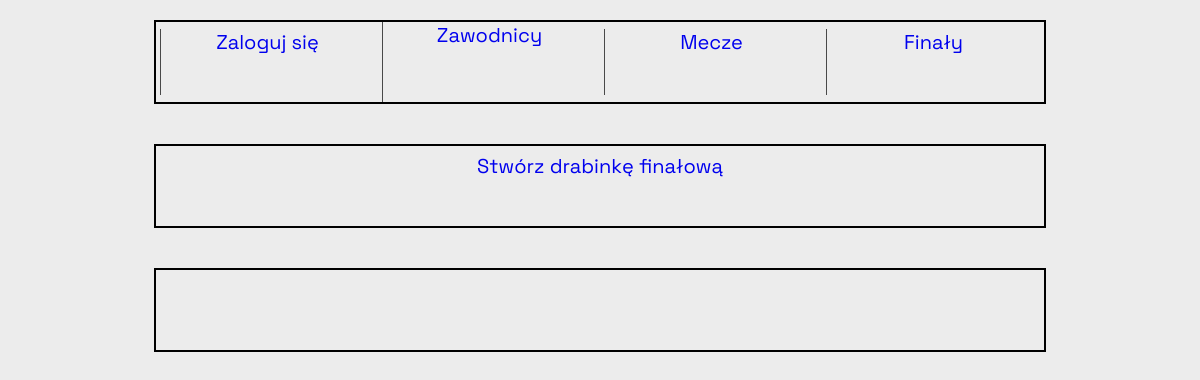
/finals/, run on an earlier commit of the app's database.
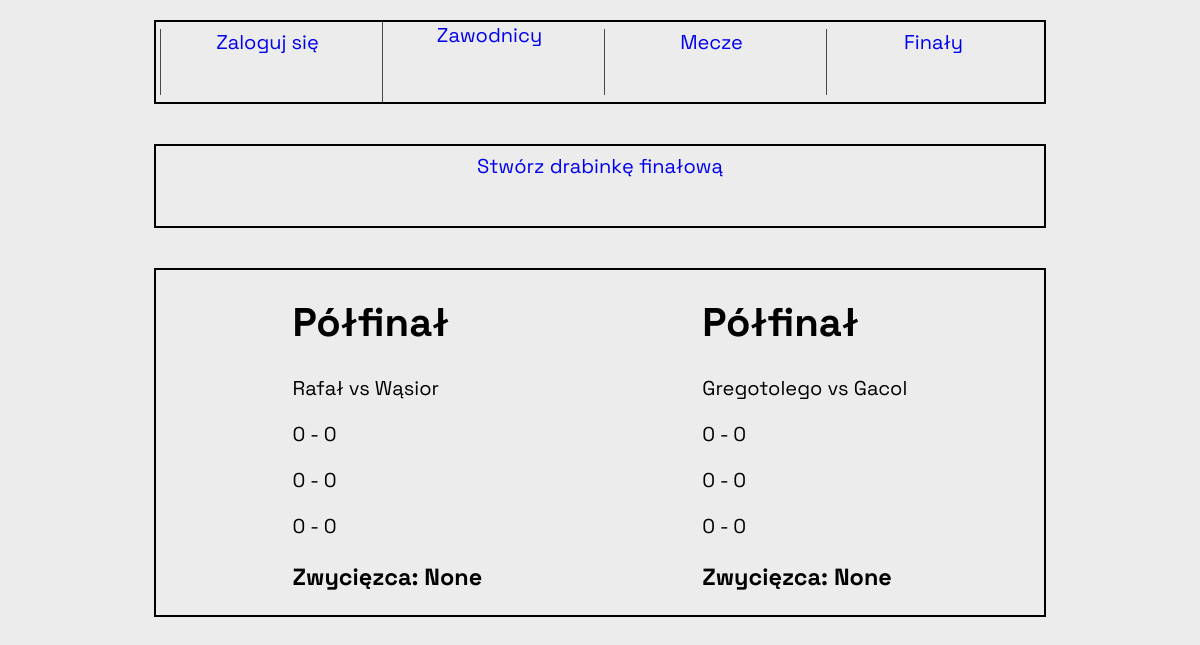
And on a later commit of the database.
### table/models.py (models this page shows, shortened)
class FinalsMatch(models.Model):
    player1 = models.ForeignKey(Player, related_name='finals_player1',
                                on_delete=models.CASCADE)
    player2 = models.ForeignKey(Player, related_name='finals_player2',
                                on_delete=models.CASCADE)
    level = models.CharField(max_length=50)
    winner = models.ForeignKey(Player, default=None,
                               related_name='finals_match_winner',
                               on_delete=models.CASCADE, null=True, blank=True)

class Player(models.Model):
    name = models.CharField(max_length=50)
    points = models.SmallIntegerField(default=0)
    games = models.SmallIntegerField(default=0)
    qualified = models.BooleanField(default=False)
    point_balance = models.IntegerField(default=0)
    def __str__(self) -> str:
        return self.name

class Set(models.Model):
    match = models.ForeignKey(FinalsMatch, on_delete=models.CASCADE)
    score1 = models.IntegerField(default=0)
    score2 = models.IntegerField(default=0)
    set_num = models.IntegerField(default=0)
    set_winner = models.ForeignKey(Player, default=None, null=True, blank=True,
                                   related_name='set_winner',
                                   on_delete=models.CASCADE)

### table/views.py (the view)
# urls.py: path('finals/', views.finals, name='finals'),
def finals(request):
    finals = FinalsMatch.objects.all()
    return render(request, 'table/finals.html', context={'finals': finals})

### table/templates/table/finals.html
{% extends "table/base.html" %}
{% block content %}
<div class='navbar'>
    <a href="{% url "table:create_finals" %}">
        Stwórz drabinkę finałową
    </a>
</div>
<div class='navbar matches'>
  <div class='semis'>
    {% for final in finals %}
    <div class='match-content'>
      <h1>{{ final.level }}</h1>
      <p>{{ final.player1}} vs {{final.player2 }}</p>
      {% for set in final.set_set.all %}
        <p>{{ set.score1}} - {{ set.score2 }}</p>
      {% endfor %}
      <h3>Zwycięzca: {{ final.winner }}</h3>
    </div>
    {% endfor %}
  </div>
</div>
{% endblock content %}

### table/templates/table/base.html (shortened to what this page needs)
<!DOCTYPE html>
{% load static %}
<html>
<head>
  <link rel="stylesheet" type="text/css"
  href="{% static 'table/css/styles.css' %}">
</head>
<body>
  <div class='navbar'>
    <div class='nav-element bckgr'>
      {% if user.is_authenticated %}
      <form action="{% url "accounts:logout" %}" method='post'>
        {% csrf_token %}
        <button name='submit' class='bckgr'>Wyloguj się</button>
      </form>
      {% else %}
        <a href="{% url "accounts:login" %}">Zaloguj się</a>
      {% endif %}
    </div>
    <div class='nav-element bckgr pelne'>
      <a href="{% url "table:index" %}">Zawodnicy</a>
    </div>
    <div class='nav-element bckgr'>
      <a href="{% url "table:matches" %}">Mecze</a>
    </div>
    <div class='nav-element'>
      <a href="{% url "table:finals" %}">Finały</a>
    </div>
  </div>
{% block content %}{% endblock content %}
</body>
</html>

### table/static/table/css/styles.css (style rules this page uses)
body { display: flex; flex-direction: column; align-items: center; justify-content: center; font-family: 'Space Grotesk', 'Space Mono', Arial, Helvetica, sans-serif; font-size: 20px; margin-top: 20px; background-color: rgb(236, 236, 236); }
a { text-decoration: none; font-size: 20px; text-align: justify; height: 66px; min-width: 188px; }
.navbar { display: flex; align-items: center; justify-content: center; gap: 8px; width: 100%; max-width: 880px; min-height: 80px; border: 2px solid black; padding-left: 4px; padding-right: 4px; margin-bottom: 40px; }
.nav-element { height: 66px; width: 25%; min-width: 200px; flex:1; border-left: 1px solid rgb(73, 73, 73); text-align: center; justify-content: center; align-items: center; }
.pelne { width: 100%; height: 100%; min-height: 80px; }
.matches { display: flex; flex-direction: column; flex-grow: 1; }
.semis { display: flex; justify-content: center; gap: 25%; width: 100%; max-width: 880px; }

What changed in the data, as far as the page shows it:
added FinalsMatch: level "Półfinał", player1 "Rafał", player2 "Wąsior", winner "None"
added Set: score1 "0", score2 "0", shown under "Półfinał"
added Set: score1 "0", score2 "0", shown under "Półfinał"
added Set: score1 "0", score2 "0", shown under "Półfinał"
added FinalsMatch: level "Półfinał", player1 "Gregotolego", player2 "Gacol", winner "None"
added Set: score1 "0", score2 "0", shown under "Półfinał"
added Set: score1 "0", score2 "0", shown under "Półfinał"
added Set: score1 "0", score2 "0", shown under "Półfinał"
